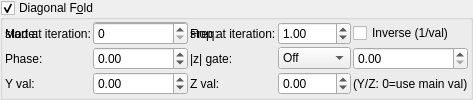
    <widget class="MyGroupBox" name="groupCheck_transf_function_enabledC_false">
     <property name="toolTip">
      <string>&lt;html&gt;&lt;head/&gt;&lt;body&gt;&lt;p&gt;bailout may need to be increased for this option&lt;/p&gt;&lt;/body&gt;&lt;/html&gt;</string>
     </property>
     <property name="title">
      <string>Diagonal F&amp;old</string>
     </property>
     <property name="checkable">
      <bool>true</bool>
     </property>
     <layout class="QVBoxLayout" name="verticalLayout_13" stretch="0">
      <property name="spacing">
       <number>2</number>
      </property>
      <property name="leftMargin">
       <number>2</number>
      </property>
      <property name="topMargin">
       <number>2</number>
      </property>
      <property name="rightMargin">
       <number>2</number>
      </property>
      <property name="bottomMargin">
       <number>2</number>
      </property>
      <item>
       <layout class="QGridLayout" name="gridLayout_68">
        <property name="spacing">
         <number>2</number>
        </property>
        <item row="1" column="3">
         <widget class="MySpinBox" name="spinboxInt_transf_stop_iterations_C1">
          <property name="sizePolicy">
           <sizepolicy hsizetype="Minimum" vsizetype="Maximum">
            <horstretch>0</horstretch>
            <verstretch>0</verstretch>
           </sizepolicy>
          </property>
          <property name="maximum">
           <number>999</number>
          </property>
         </widget>
        </item>
      <item row="1" column="0">
       <widget class="QLabel"><property name="text"><string>Mode:</string></property></widget>
      </item>
      <item row="1" column="1">
       <widget class="MyComboBox" name="comboBox_transf_multiplier_value_mode_2">
        <item><property name="text"><string notr="true">Constant</string></property></item>
        <item><property name="text"><string notr="true">Sine</string></property></item>
        <item><property name="text"><string notr="true">Ramp</string></property></item>
        <item><property name="text"><string notr="true">Exponential</string></property></item>
        <item><property name="text"><string notr="true">Triangle</string></property></item>
        <item><property name="text"><string notr="true">Square</string></property></item>
        <item><property name="text"><string notr="true">Smoothstep</string></property></item>
        <item><property name="text"><string notr="true">Noise</string></property></item>
        <item><property name="text"><string notr="true">Ping-pong</string></property></item>
        <item><property name="text"><string notr="true">Stepped</string></property></item>
       </widget>
      </item>
      <item row="1" column="2">
       <widget class="QLabel"><property name="text"><string>Freq:</string></property></widget>
      </item>
      <item row="1" column="3">
       <widget class="MyDoubleSpinBox" name="spinbox_transf_multiplier_frequency_2">
        <property name="minimum"><double>0.01</double></property><property name="maximum"><double>100.0</double></property>
        <property name="singleStep"><double>0.1</double></property><property name="value"><double>1.0</double></property>
       </widget>
      </item>
      <item row="1" column="4" colspan="2">
       <widget class="MyCheckBox" name="checkBox_transf_multiplier_inverse_2">
        <property name="text"><string>Inverse (1/val)</string></property>
       </widget>
      </item>
      <item row="2" column="0">
       <widget class="QLabel"><property name="text"><string>Phase:</string></property></widget>
      </item>
      <item row="2" column="1">
       <widget class="MyDoubleSpinBox" name="spinbox_transf_multiplier_phase_2">
        <property name="minimum"><double>-10.0</double></property><property name="maximum"><double>10.0</double></property>
        <property name="singleStep"><double>0.1</double></property><property name="value"><double>0.0</double></property>
       </widget>
      </item>
      <item row="2" column="2">
       <widget class="QLabel"><property name="text"><string>|z| gate:</string></property></widget>
      </item>
      <item row="2" column="3">
       <widget class="MyComboBox" name="comboBox_transf_multiplier_threshold_mode_2">
        <item><property name="text"><string notr="true">Off</string></property></item>
        <item><property name="text"><string notr="true">&gt; thresh</string></property></item>
        <item><property name="text"><string notr="true">&lt; thresh</string></property></item>
       </widget>
      </item>
      <item row="2" column="4" colspan="2">
       <widget class="MyDoubleSpinBox" name="spinbox_transf_multiplier_threshold_2">
        <property name="minimum"><double>0.0</double></property><property name="maximum"><double>1000.0</double></property>
        <property name="singleStep"><double>0.1</double></property><property name="value"><double>0.0</double></property>
       </widget>
      </item>
      <item row="3" column="0">
       <widget class="QLabel"><property name="text"><string>Y val:</string></property></widget>
      </item>
      <item row="3" column="1">
       <widget class="MyDoubleSpinBox" name="spinbox_transf_multiplier_scale_y_2">
        <property name="minimum"><double>-100.0</double></property><property name="maximum"><double>100.0</double></property>
        <property name="singleStep"><double>0.01</double></property><property name="value"><double>0.0</double></property>
       </widget>
      </item>
      <item row="3" column="2">
       <widget class="QLabel"><property name="text"><string>Z val:</string></property></widget>
      </item>
      <item row="3" column="3">
       <widget class="MyDoubleSpinBox" name="spinbox_transf_multiplier_scale_z_2">
        <property name="minimum"><double>-100.0</double></property><property name="maximum"><double>100.0</double></property>
        <property name="singleStep"><double>0.01</double></property><property name="value"><double>0.0</double></property>
       </widget>
      </item>
      <item row="3" column="4" colspan="2">
       <widget class="QLabel"><property name="text"><string notr="true">(Y/Z: 0=use main val)</string></property></widget>
      </item>
        <item row="1" column="1">
         <widget class="MySpinBox" name="spinboxInt_transf_start_iterations_C">
          <property name="sizePolicy">
           <sizepolicy hsizetype="Minimum" vsizetype="Maximum">
            <horstretch>0</horstretch>
            <verstretch>0</verstretch>
           </sizepolicy>
          </property>
          <property name="maximum">
           <number>999</number>
          </property>
         </widget>
        </item>
        <item row="1" column="0">
         <widget class="QLabel" name="label_273">
          <property name="text">
           <string>start at iteration:</string>
          </property>
         </widget>
        </item>
        <item row="1" column="2">
         <widget class="QLabel" name="label_274">
          <property name="text">
           <string>stop at iteration:</string>
          </property>
         </widget>
        </item>
       </layout>
      </item>
     </layout>
    </widget>
